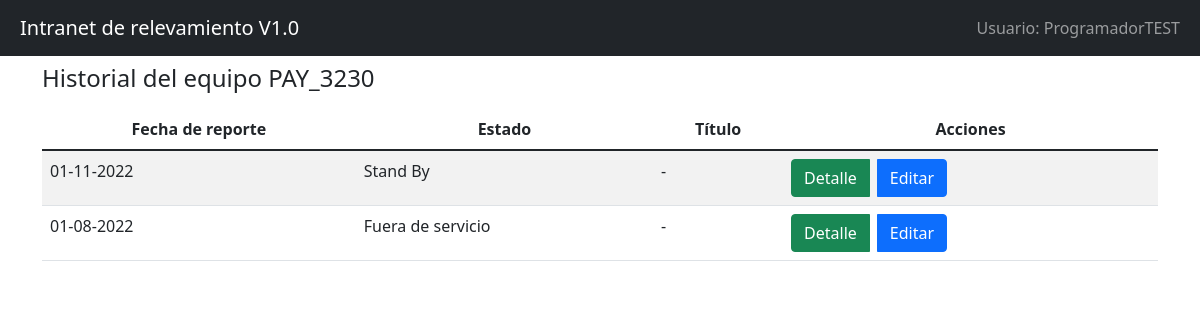
Screenshot of /historialEquipo/PAY_3230 with the database file from the repository.
### models/equipos.py (models this page shows, shortened)
class PAY_3230(db.Model):
    id = db.Column(db.Integer, primary_key = True)
    estado = db.Column(db.String(35))
    titulo = db.Column(db.String(35))
    detalle = db.Column(db.String(500))
    fechaReporte = db.Column(db.Date)
    fechaCreada = db.Column(db.Date)
    usuario = db.Column(db.String(35))

### routes/equipos.py (the view)
@equipos.route("/historialEquipo/<tag>")
def historialEquipo(tag):
    lista = allEstados(tag)
    return render_template('equiposHistorial.html', lista=lista, tabla=tag)

### templates/equiposHistorial.html (shortened to what this page needs)
<!DOCTYPE html>
<html lang="en">
<head>
    <link href="https://cdn.jsdelivr.net/npm/bootstrap@5.1.3/dist/css/bootstrap.min.css" rel="stylesheet">
    <link rel="stylesheet" href="{{url_for('static', filename='main.css')}}">
</head>
<body>
  <header>
    <nav class="navbar navbar-dark bg-dark">
      <div class="container-fluid">
        <a class="navbar-brand ps-2" href={{url_for('equipos.home')}} id="titulo_version">Intranet de relevamiento V1.0</a>
        <span class="navbar-text me-2">
          <div id="nameUserNav">Usuario: ProgramadorTEST</div>
        </span>
      </div>
    </nav>
  </header>
  <main class="container">
    <h4 class="mt-2 mb-3">Historial del equipo {{tabla}} </h4>
    <table class="table table-striped">
      <thead>
        <tr>
          <th scope="col">Fecha de reporte</th>
          <th scope="col">Estado</th>
          <th scope="col">Título</th>
          <th scope="col">Acciones</th>
        </tr>
      </thead>
      <tbody>
        {% for list in lista %}
        <tr>
          <td>{{list.fechaReporte.strftime('%d-%m-%Y')}}</th>
          <td>{{list.estado}}</td>
          <td>{{list.titulo}}</td>
          <td>
            <div class="btn-group">
              <a type="button" class="btn btn-success me-2" href="{{url_for('equipos.detalleRegistroEquipo', tag=tabla, id=list.id)}}">Detalle</a>
              <a type="button" class="btn btn-primary me-2" href="{{url_for('equipos.updateRegistroEquipo', tag=tabla , id=list.id)}}">Editar</a>
            </div>
          </td>
        </tr>
        {% endfor%}
      </tbody>
    </table>
  </main>
</body>
</html>

### static/main.css (style rules this page uses)
:root { --bs-blue: #0d6efd; --bs-indigo: #6610f2; --bs-purple: #6f42c1; --bs-pink: #d63384; --bs-red: #dc3545; --bs-orange: #fd7e14; --bs-yellow: #ffc107; --bs-green: #198754; --bs-teal: #20c997; --bs-cyan: #0dcaf0; --bs-white: #fff; --bs-gray: #6c757d; --bs-gray-dark: #343a40; --bs-primary: #0d6efd; --bs-secondary: #6c757d; --bs-success: #198754; --bs-info: #0dcaf0; --bs-warning: #ffc107; --bs-danger: #dc3545; --bs-light: #f8f9fa; --bs-dark: #212529; --greyLight-2: #c8d0e7; --card-background: linear-gradient(to bottom right, #f9fafc, #f7f7f8); --card-shadow: inset 2px 2px 3px #ebebf3, inset 4px 4px 15px #ffffff, 3px 3px 12px #c2c7d4; --bs-font-sans-serif: system-ui, -apple-system, "Segoe UI", Roboto, "Helvetica Neue", Arial, "Noto Sans", "Liberation Sans", sans-serif, "Apple Color Emoji", "Segoe UI Emoji", "Segoe UI Symbol", "Noto Color Emoji"; --bs-font-monospace: SFMono-Regular, Menlo, Monaco, Consolas, "Liberation Mono", "Courier New", monospace; --bs-gradient: linear-gradient(180deg, rgba(255, 255, 255, 0.15), rgba(255, 255, 255, 0)); }
.contenedorEmisiones div table tr,th { text-align: center; }

### rows the page displays
PAY_3230: fechaReporte "01-11-2022", estado "Stand By", titulo "-"
PAY_3230: fechaReporte "01-08-2022", estado "Fuera de servicio", titulo "-"

### other values shown
{{ tabla }} "PAY_3230"
